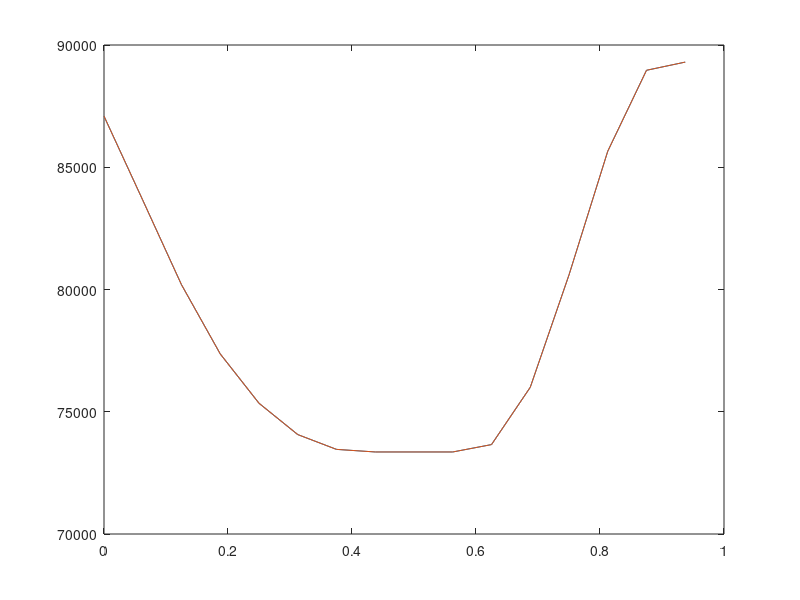

Source code (MATLAB):
clear, close all

cd /Users/kitung/Desktop/thesis_material/Spot/ML2015_data

fake = load('newa-10-err.txt');
data = load('newa-10.txt');

plot(fake(:,1),fake(:,2));
hold on
plot(data(:,1),data(:,2));